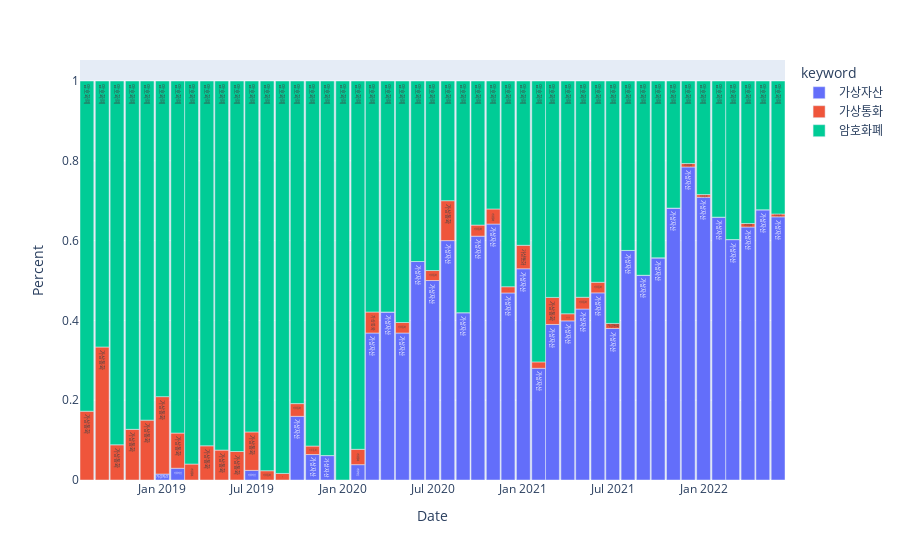

Notebook code for this chart:
### Code cell
mekko(df_k,['가상자산','가상통화','암호화폐'])

### Figure 1 — Plotly figure (JSON) as saved in the notebook; plotly's stock layout.template omitted (floating-point values rounded to 4 significant figures)
{"data": [{"alignmentgroup": "True", "hovertemplate": "keyword=%{text}<br>Date=%{x}<br>Percent=%{y}<extra></extra>", "legendgroup": "가상자산", "marker": {"color": "#636efa", "pattern": {"shape": ""}}, "name": "가상자산", "offsetgroup": "가상자산", "orientation": "v", "showlegend": true, "text": ["가상자산", "가상자산", "가상자산", "가상자산", "가상자산", "가상자산", "가상자산", "가상자산", "가상자산", "가상자산", "가상자산", "가상자산", "가상자산", "가상자산", "가상자산", "가상자산", "가상자산", "가상자산", "가상자산", "가상자산", "가상자산", "가상자산", "가상자산", "가상자산", "가상자산", "가상자산", "가상자산", "가상자산", "가상자산", "가상자산", "가상자산", "가상자산", "가상자산", "가상자산", "가상자산", "가상자산", "가상자산", "가상자산", "가상자산", "가상자산", "가상자산", "가상자산", "가상자산", "가상자산", "가상자산", "가상자산", "가상자산"], "textposition": "auto", "type": "bar", "x": ["2018-08-01T00:00:00", "2018-09-01T00:00:00", "2018-10-01T00:00:00", "2018-11-01T00:00:00", "2018-12-01T00:00:00", "2019-01-01T00:00:00", "2019-02-01T00:00:00", "2019-03-01T00:00:00", "2019-04-01T00:00:00", "2019-05-01T00:00:00", "2019-06-01T00:00:00", "2019-07-01T00:00:00", "2019-08-01T00:00:00", "2019-09-01T00:00:00", "2019-10-01T00:00:00", "2019-11-01T00:00:00", "2019-12-01T00:00:00", "2020-01-01T00:00:00", "2020-02-01T00:00:00", "2020-03-01T00:00:00", "2020-04-01T00:00:00", "2020-05-01T00:00:00", "2020-06-01T00:00:00", "2020-07-01T00:00:00", "2020-08-01T00:00:00", "2020-09-01T00:00:00", "2020-10-01T00:00:00", "2020-11-01T00:00:00", "2020-12-01T00:00:00", "2021-01-01T00:00:00", "2021-02-01T00:00:00", "2021-03-01T00:00:00", "2021-04-01T00:00:00", "2021-05-01T00:00:00", "2021-06-01T00:00:00", "2021-07-01T00:00:00", "2021-08-01T00:00:00", "2021-09-01T00:00:00", "2021-10-01T00:00:00", "2021-11-01T00:00:00", "2021-12-01T00:00:00", "2022-01-01T00:00:00", "2022-02-01T00:00:00", "2022-03-01T00:00:00", "2022-04-01T00:00:00", "2022-05-01T00:00:00", "2022-06-01T00:00:00"], "xaxis": "x", "y": [0, 0, 0, 0, 0, 0.01493, 0.02941, 0, 0, 0, 0, 0.0241, 0, 0, 0.1596, 0.06383, 0.06122, 0, 0.03846, 0.3684, 0.4211, 0.3684, 0.5476, 0.5, 0.6, 0.4194, 0.6111, 0.6415, 0.4688, 0.5294, 0.28, 0.3898, 0.3988, 0.4286, 0.469, 0.3797, 0.5753, 0.5132, 0.5568, 0.6815, 0.7845, 0.7086, 0.6588, 0.6026, 0.6339, 0.6773, 0.6596], "yaxis": "y"}, {"alignmentgroup": "True", "hovertemplate": "keyword=%{text}<br>Date=%{x}<br>Percent=%{y}<extra></extra>", "legendgroup": "가상통화", "marker": {"color": "#EF553B", "pattern": {"shape": ""}}, "name": "가상통화", "offsetgroup": "가상통화", "orientation": "v", "showlegend": true, "text": ["가상통화", "가상통화", "가상통화", "가상통화", "가상통화", "가상통화", "가상통화", "가상통화", "가상통화", "가상통화", "가상통화", "가상통화", "가상통화", "가상통화", "가상통화", "가상통화", "가상통화", "가상통화", "가상통화", "가상통화", "가상통화", "가상통화", "가상통화", "가상통화", "가상통화", "가상통화", "가상통화", "가상통화", "가상통화", "가상통화", "가상통화", "가상통화", "가상통화", "가상통화", "가상통화", "가상통화", "가상통화", "가상통화", "가상통화", "가상통화", "가상통화", "가상통화", "가상통화", "가상통화", "가상통화", "가상통화", "가상통화"], "textposition": "auto", "type": "bar", "x": ["2018-08-01T00:00:00", "2018-09-01T00:00:00", "2018-10-01T00:00:00", "2018-11-01T00:00:00", "2018-12-01T00:00:00", "2019-01-01T00:00:00", "2019-02-01T00:00:00", "2019-03-01T00:00:00", "2019-04-01T00:00:00", "2019-05-01T00:00:00", "2019-06-01T00:00:00", "2019-07-01T00:00:00", "2019-08-01T00:00:00", "2019-09-01T00:00:00", "2019-10-01T00:00:00", "2019-11-01T00:00:00", "2019-12-01T00:00:00", "2020-01-01T00:00:00", "2020-02-01T00:00:00", "2020-03-01T00:00:00", "2020-04-01T00:00:00", "2020-05-01T00:00:00", "2020-06-01T00:00:00", "2020-07-01T00:00:00", "2020-08-01T00:00:00", "2020-09-01T00:00:00", "2020-10-01T00:00:00", "2020-11-01T00:00:00", "2020-12-01T00:00:00", "2021-01-01T00:00:00", "2021-02-01T00:00:00", "2021-03-01T00:00:00", "2021-04-01T00:00:00", "2021-05-01T00:00:00", "2021-06-01T00:00:00", "2021-07-01T00:00:00", "2021-08-01T00:00:00", "2021-09-01T00:00:00", "2021-10-01T00:00:00", "2021-11-01T00:00:00", "2021-12-01T00:00:00", "2022-01-01T00:00:00", "2022-02-01T00:00:00", "2022-03-01T00:00:00", "2022-04-01T00:00:00", "2022-05-01T00:00:00", "2022-06-01T00:00:00"], "xaxis": "x", "y": [0.1724, 0.3333, 0.08824, 0.127, 0.15, 0.194, 0.08824, 0.04, 0.08571, 0.075, 0.07143, 0.09639, 0.02326, 0.01639, 0.03191, 0.02128, 0, 0, 0.03846, 0.05263, 0, 0.02632, 0, 0.025, 0.1, 0, 0.02778, 0.03774, 0.01562, 0.05882, 0.016, 0.0678, 0.01786, 0.02941, 0.02655, 0.01266, 0, 0, 0, 0, 0.008621, 0.006623, 0, 0, 0.008929, 0, 0.007092], "yaxis": "y"}, {"alignmentgroup": "True", "hovertemplate": "keyword=%{text}<br>Date=%{x}<br>Percent=%{y}<extra></extra>", "legendgroup": "암호화폐", "marker": {"color": "#00cc96", "pattern": {"shape": ""}}, "name": "암호화폐", "offsetgroup": "암호화폐", "orientation": "v", "showlegend": true, "text": ["암호화폐", "암호화폐", "암호화폐", "암호화폐", "암호화폐", "암호화폐", "암호화폐", "암호화폐", "암호화폐", "암호화폐", "암호화폐", "암호화폐", "암호화폐", "암호화폐", "암호화폐", "암호화폐", "암호화폐", "암호화폐", "암호화폐", "암호화폐", "암호화폐", "암호화폐", "암호화폐", "암호화폐", "암호화폐", "암호화폐", "암호화폐", "암호화폐", "암호화폐", "암호화폐", "암호화폐", "암호화폐", "암호화폐", "암호화폐", "암호화폐", "암호화폐", "암호화폐", "암호화폐", "암호화폐", "암호화폐", "암호화폐", "암호화폐", "암호화폐", "암호화폐", "암호화폐", "암호화폐", "암호화폐"], "textposition": "auto", "type": "bar", "x": ["2018-08-01T00:00:00", "2018-09-01T00:00:00", "2018-10-01T00:00:00", "2018-11-01T00:00:00", "2018-12-01T00:00:00", "2019-01-01T00:00:00", "2019-02-01T00:00:00", "2019-03-01T00:00:00", "2019-04-01T00:00:00", "2019-05-01T00:00:00", "2019-06-01T00:00:00", "2019-07-01T00:00:00", "2019-08-01T00:00:00", "2019-09-01T00:00:00", "2019-10-01T00:00:00", "2019-11-01T00:00:00", "2019-12-01T00:00:00", "2020-01-01T00:00:00", "2020-02-01T00:00:00", "2020-03-01T00:00:00", "2020-04-01T00:00:00", "2020-05-01T00:00:00", "2020-06-01T00:00:00", "2020-07-01T00:00:00", "2020-08-01T00:00:00", "2020-09-01T00:00:00", "2020-10-01T00:00:00", "2020-11-01T00:00:00", "2020-12-01T00:00:00", "2021-01-01T00:00:00", "2021-02-01T00:00:00", "2021-03-01T00:00:00", "2021-04-01T00:00:00", "2021-05-01T00:00:00", "2021-06-01T00:00:00", "2021-07-01T00:00:00", "2021-08-01T00:00:00", "2021-09-01T00:00:00", "2021-10-01T00:00:00", "2021-11-01T00:00:00", "2021-12-01T00:00:00", "2022-01-01T00:00:00", "2022-02-01T00:00:00", "2022-03-01T00:00:00", "2022-04-01T00:00:00", "2022-05-01T00:00:00", "2022-06-01T00:00:00"], "xaxis": "x", "y": [0.8276, 0.6667, 0.9118, 0.873, 0.85, 0.791, 0.8824, 0.96, 0.9143, 0.925, 0.9286, 0.8795, 0.9767, 0.9836, 0.8085, 0.9149, 0.9388, 1, 0.9231, 0.5789, 0.5789, 0.6053, 0.4524, 0.475, 0.3, 0.5806, 0.3611, 0.3208, 0.5156, 0.4118, 0.704, 0.5424, 0.5833, 0.542, 0.5044, 0.6076, 0.4247, 0.4868, 0.4432, 0.3185, 0.2069, 0.2848, 0.3412, 0.3974, 0.3571, 0.3227, 0.3333], "yaxis": "y"}], "layout": {"bargap": 0, "barmode": "relative", "legend": {"title": {"text": "keyword"}, "tracegroupgap": 0}, "margin": {"t": 60}, "xaxis": {"anchor": "y", "domain": [0, 1], "title": {"text": "Date"}}, "yaxis": {"anchor": "x", "domain": [0, 1], "title": {"text": "Percent"}}}}
